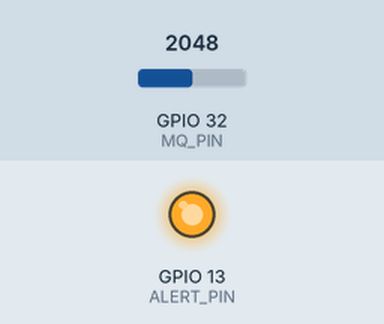
Bench run of a sketch on a simulated ESP32. Parts: output pins drawn as LEDs (lit = HIGH). The test bench sets the inputs (shaded band); at power-on: GPIO 32 (MQ_PIN) = 2048. WiFi joins after 1.5 s; servers stay silent unless stated; what the sketch prints to the serial monitor is not drawn.

Above: at 3.0 s.
3.1 s: GPIO 32 (MQ_PIN) set to 1459
5.0 s: GPIO 32 (MQ_PIN) set to 1339
At 7.0 s:
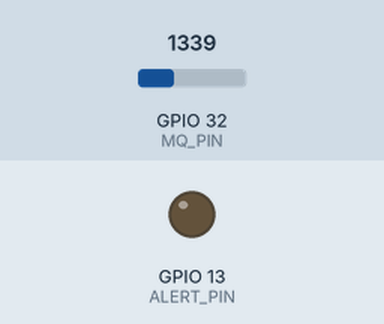
7.3 s: GPIO 32 (MQ_PIN) set to 1440
At 8.7 s:
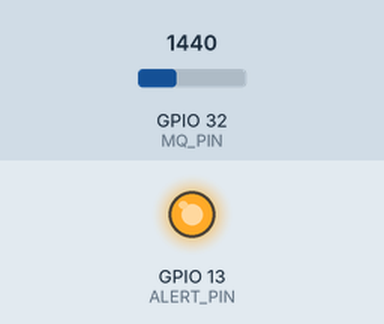
9.3 s: GPIO 32 (MQ_PIN) set to 1360
At 10.2 s:
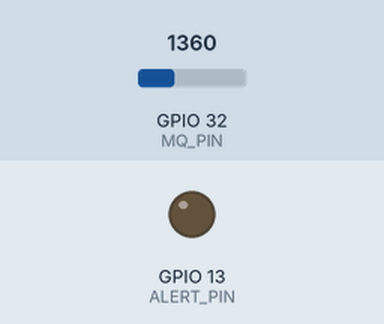
Timing chart, 0 to 12.3 s (numbered marks = the images above; inputs shaded):
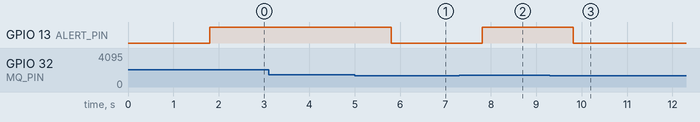

The sketch:

34_BlynkApp_Gas_Sensor.ino
```cpp
#define MQ_PIN 32
#define ALERT_PIN 13
#include <Wire.h>
#include <WiFiClient.h>
#include <BlynkSimpleEsp32.h>

#define BLYNK_AUTH_TOKEN "B0RoRRUcGziNPOyh7j7YUUf093u3g63H"
char auth[] = BLYNK_AUTH_TOKEN;

char ssid[] = "Prateek";
char pass[] = "justdoelectronics@#12345";

void setup() {
  Serial.begin(115200);
   Blynk.begin(auth, ssid, pass, "blynk.cloud", 80);
  pinMode(ALERT_PIN, OUTPUT);
}

void loop() {
    Blynk.run();
    gas();
}

void gas() {
  int gasLevel = analogRead(MQ_PIN);
  Serial.print("Gas Level: ");
  Serial.println(gasLevel);
  Blynk.virtualWrite(V3, gasLevel);

  if (gasLevel > 1400) {
    digitalWrite(ALERT_PIN, HIGH);
    Serial.println("⚠️ High Gas Level Detected! ⚠️");
  } else {
    digitalWrite(ALERT_PIN, LOW);
  }

  delay(1000);
}
```

Measured:
- the behaviour switches between 1401 and 1400 on GPIO 32 (MQ_PIN) (found by bisection; images 0 and 1)
- after the input at 3.1 s, every drawn part: stays the same
- after the input at 5.0 s, GPIO 13 (ALERT_PIN): HIGH → LOW after 0.81 s
- after the input at 7.3 s, GPIO 13 (ALERT_PIN): LOW → HIGH after 0.51 s
- after the input at 9.3 s, GPIO 13 (ALERT_PIN): HIGH → LOW after 0.51 s
